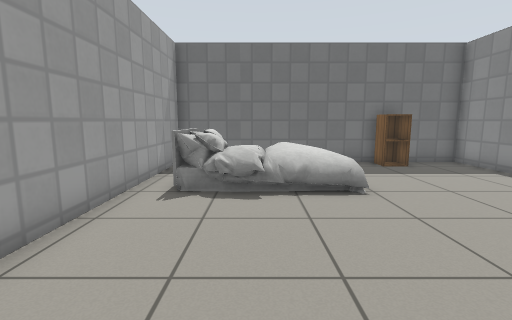
View 1 (above)

13 first-person views from a walk through a robot-simulator world made for Gazebo. The camera is 0.9 m above the floor, tilts 8° down and sees 85° across. The floor is counted in squares, 0.5 m on a side. Each view is taken from the middle of a square. On the plan, view 1 faces up. The plan holds only what a view shows up to about 15 squares ahead; the rest is blank. Simple patterns stand in for the simulator's built-in surfaces. Some surface patterns are stand-ins.

View 2
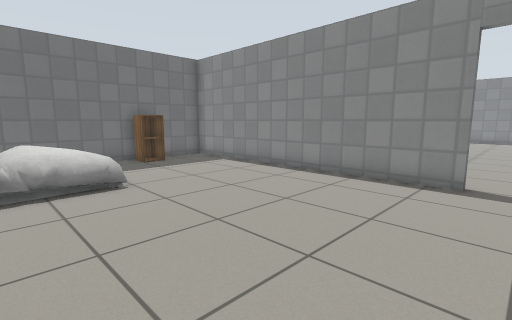

View 3
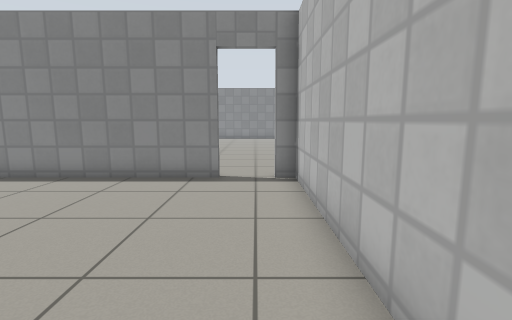

View 4
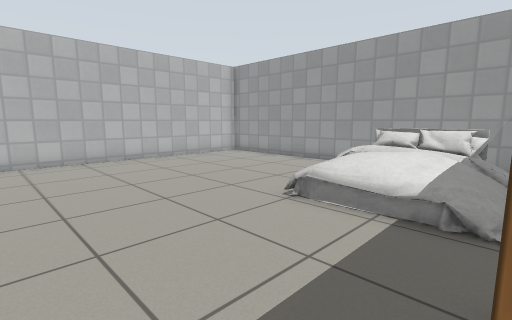

View 5
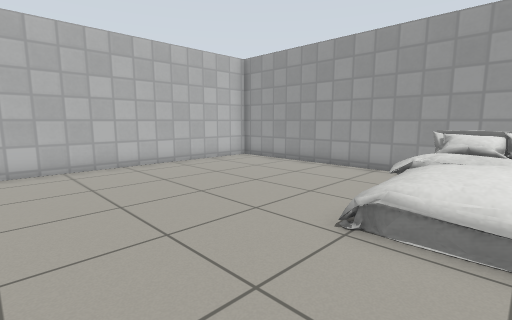

View 6
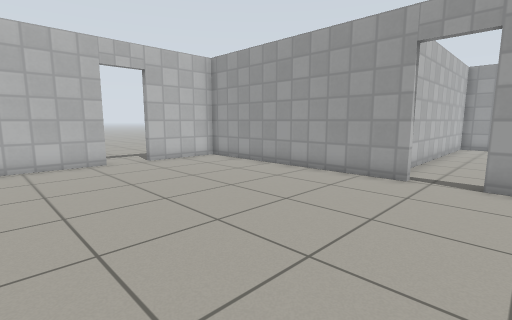

View 7
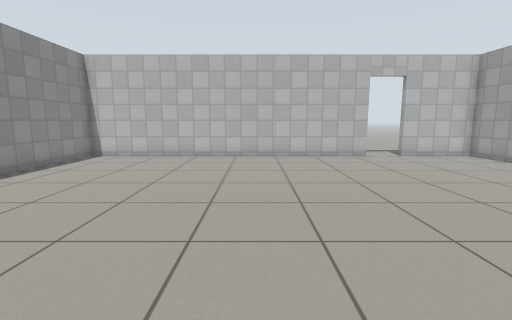

View 8
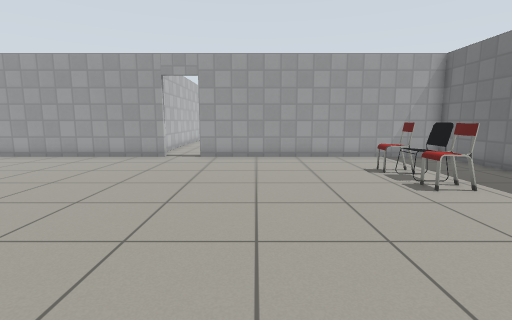

View 9
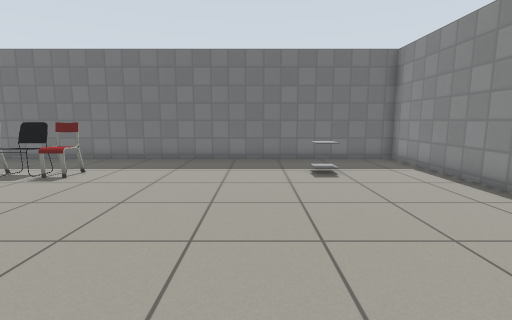

View 10
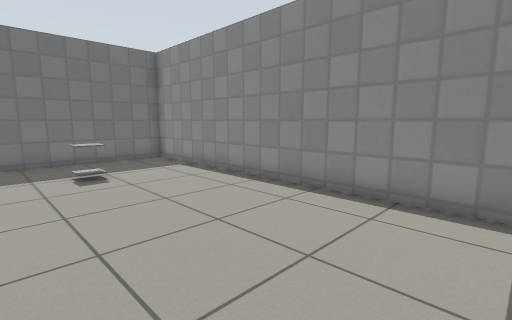

View 11
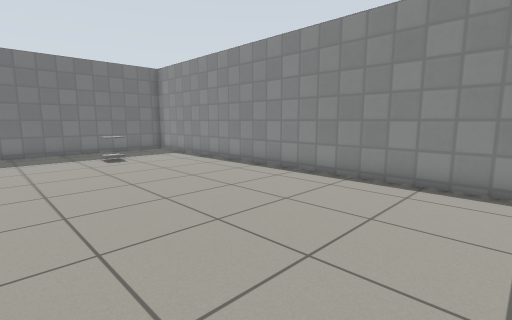

View 12
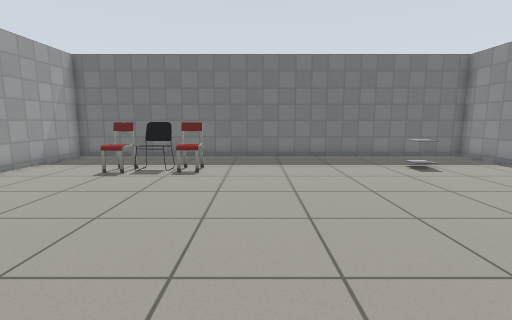

View 13
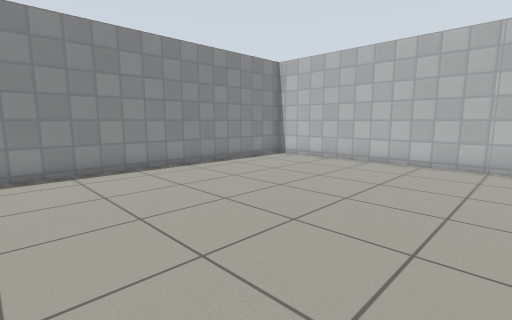

### Floor plan
Points are (right, up) in squares from view 1. A wall is a line through its corners. A room is listed if a view was taken in it or the views show most of it. See-through windows are left out.
Room 1 (views 1, 2, 3, 4, 5)
walls: (8.7, 0.2) (8.7, 12.1) (-3.4, 12.1) (-3.4, -2.3) (8.7, -2.3)
ways out: open door at (9, -0.5) to room 2
objects: bed (-2, 7) to (3, 11); cabinet (5, 11) to (6, 11)
Room 2 (views 6, 7, 8, 9, 10, 11, 12, 13)
walls: (9, -1.6) (9, -11.3) (12.6, -11.3); (14.3, -11.3) (28.4, -11.3) (28.4, 12.1) (9, 12.1) (9, 0.2)
ways out: open door at (9, -0.5) to room 1; open door at (13.5, -11.5)
objects: chair (13, 7) to (13, 8); chair (14, 8) to (14, 9); chair (15, 8) to (16, 9); side table (24, 8) to (25, 9)

Where each view was taken, in squares from view 1:
view 1: 0 up, 0 right, facing up
view 2: 1 down, 0 right, facing up-right
view 3: 1 down, 0 right, facing right
view 4: 11 up, 8 right, facing down-left
view 5: 9 up, 7 right, facing down-left
view 6: 1 up, 18 right, facing down-left
view 7: 3 up, 20 right, facing down
view 8: 3 up, 23 right, facing left
view 9: 1 down, 22 right, facing up
view 10: 1 down, 22 right, facing up-right
view 11: 5 down, 20 right, facing up-right
view 12: 2 down, 18 right, facing up
view 13: 1 up, 18 right, facing down-right
